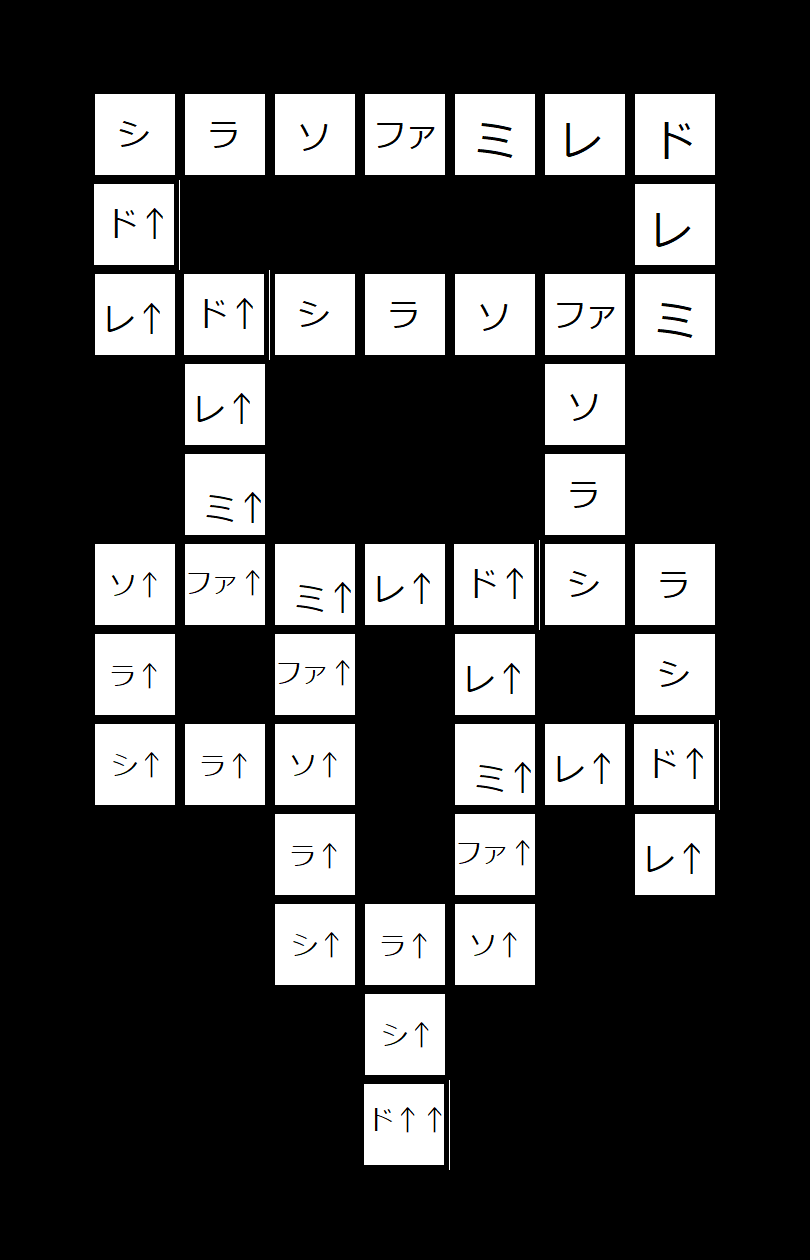

Below is a game level as drawn by its tile map, then a one-line description and the .tmx file that defines it, in full:
An orthogonal 9x14 tile map with 90x90 px tiles, 1 tile layer (タイル・レイヤー1).

<map version="2017.05.26" orientation="orthogonal" renderorder="right-down" width="9" height="14" tilewidth="90" tileheight="90" nextobjectid="1">
 <tileset firstgid="1" source="stage2-1.tsx" />
 <layer name="タイル・レイヤー1" width="9" height="14">
  <data encoding="csv">
0,0,0,0,0,0,0,0,0,
0,8,7,6,5,4,3,2,0,
0,9,0,0,0,0,0,3,0,
0,10,9,8,7,6,5,4,0,
0,0,10,0,0,0,6,0,0,
0,0,11,0,0,0,7,0,0,
0,13,12,11,10,9,8,7,0,
0,14,0,12,0,10,0,8,0,
0,15,14,13,0,11,10,9,0,
0,0,0,14,0,12,0,10,0,
0,0,0,15,14,13,0,0,0,
0,0,0,0,15,0,0,0,0,
0,0,0,0,16,0,0,0,0,
0,0,0,0,0,0,0,0,0
</data>
 </layer>
</map>